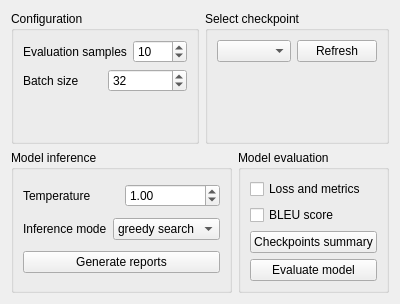
      <widget class="QWidget" name="inferenceTab">
       <attribute name="title">
        <string>Inference</string>
       </attribute>
       <layout class="QVBoxLayout" name="verticalLayout_18">
        <item>
         <layout class="QHBoxLayout" name="horizontalLayout_8">
          <item>
           <widget class="QGroupBox" name="groupBox_9">
            <property name="title">
             <string>Configuration</string>
            </property>
            <layout class="QVBoxLayout" name="verticalLayout_19">
             <item>
              <layout class="QHBoxLayout" name="horizontalLayout_32">
               <item>
                <widget class="QLabel" name="label_15">
                 <property name="text">
                  <string>Evaluation samples</string>
                 </property>
                </widget>
               </item>
               <item>
                <widget class="QSpinBox" name="evalSamples">
                 <property name="minimum">
                  <number>1</number>
                 </property>
                 <property name="maximum">
                  <number>1000</number>
                 </property>
                 <property name="singleStep">
                  <number>0</number>
                 </property>
                 <property name="value">
                  <number>10</number>
                 </property>
                </widget>
               </item>
              </layout>
             </item>
             <item>
              <layout class="QHBoxLayout" name="horizontalLayout_34">
               <item>
                <widget class="QLabel" name="label_19">
                 <property name="text">
                  <string>Batch size</string>
                 </property>
                </widget>
               </item>
               <item>
                <widget class="QSpinBox" name="inferenceBatchSize">
                 <property name="minimum">
                  <number>1</number>
                 </property>
                 <property name="maximum">
                  <number>1024</number>
                 </property>
                 <property name="value">
                  <number>32</number>
                 </property>
                </widget>
               </item>
              </layout>
             </item>
             <item>
              <spacer name="verticalSpacer_9">
               <property name="orientation">
                <enum>Qt::Orientation::Vertical</enum>
               </property>
               <property name="sizeHint" stdset="0">
                <size>
                 <width>20</width>
                 <height>40</height>
                </size>
               </property>
              </spacer>
             </item>
            </layout>
           </widget>
          </item>
          <item>
           <widget class="QGroupBox" name="groupBox_8">
            <property name="title">
             <string>Select checkpoint</string>
            </property>
            <layout class="QVBoxLayout" name="verticalLayout_12">
             <item>
              <layout class="QHBoxLayout" name="horizontalLayout_5">
               <item>
                <widget class="QComboBox" name="checkpointsList"/>
               </item>
               <item>
                <widget class="QPushButton" name="refreshCheckpoints">
                 <property name="text">
                  <string>Refresh</string>
                 </property>
                </widget>
               </item>
              </layout>
             </item>
             <item>
              <spacer name="verticalSpacer_11">
               <property name="orientation">
                <enum>Qt::Orientation::Vertical</enum>
               </property>
               <property name="sizeHint" stdset="0">
                <size>
                 <width>20</width>
                 <height>40</height>
                </size>
               </property>
              </spacer>
             </item>
            </layout>
           </widget>
          </item>
         </layout>
        </item>
        <item>
         <layout class="QHBoxLayout" name="horizontalLayout_14">
          <item>
           <widget class="QGroupBox" name="groupBox_10">
            <property name="title">
             <string>Model inference</string>
            </property>
            <layout class="QVBoxLayout" name="verticalLayout_15">
             <item>
              <layout class="QHBoxLayout" name="horizontalLayout_26">
               <item>
                <widget class="QLabel" name="ITLabel">
                 <property name="text">
                  <string>Temperature</string>
                 </property>
                </widget>
               </item>
               <item>
                <widget class="QDoubleSpinBox" name="inferenceTemp">
                 <property name="maximum">
                  <double>100.000000000000000</double>
                 </property>
                 <property name="singleStep">
                  <double>0.050000000000000</double>
                 </property>
                 <property name="value">
                  <double>1.000000000000000</double>
                 </property>
                </widget>
               </item>
              </layout>
             </item>
             <item>
              <layout class="QHBoxLayout" name="horizontalLayout_33">
               <item>
                <widget class="QLabel" name="IMLabel">
                 <property name="text">
                  <string>Inference mode</string>
                 </property>
                </widget>
               </item>
               <item>
                <widget class="QComboBox" name="inferenceMode">
                 <item>
                  <property name="text">
                   <string>greedy search</string>
                  </property>
                 </item>
                 <item>
                  <property name="text">
                   <string>beam search</string>
                  </property>
                 </item>
                </widget>
               </item>
              </layout>
             </item>
             <item>
              <widget class="QPushButton" name="generateReports">
               <property name="text">
                <string>Generate reports</string>
               </property>
              </widget>
             </item>
            </layout>
           </widget>
          </item>
          <item>
           <widget class="QGroupBox" name="groupBox_7">
            <property name="title">
             <string>Model evaluation</string>
            </property>
            <layout class="QVBoxLayout" name="verticalLayout_21">
             <item>
              <widget class="QCheckBox" name="evalReport">
               <property name="text">
                <string>Loss and metrics</string>
               </property>
              </widget>
             </item>
             <item>
              <widget class="QCheckBox" name="getBLEUScore">
               <property name="text">
                <string>BLEU score</string>
               </property>
              </widget>
             </item>
             <item>
              <widget class="QPushButton" name="checkpointSummary">
               <property name="toolTip">
                <string>&lt;html&gt;&lt;head/&gt;&lt;body&gt;&lt;p&gt;Create checkpoints summary that includes all configurations for each pretrained model&lt;/p&gt;&lt;/body&gt;&lt;/html&gt;</string>
               </property>
               <property name="text">
                <string>Checkpoints summary</string>
               </property>
              </widget>
             </item>
             <item>
              <widget class="QPushButton" name="evaluateModel">
               <property name="text">
                <string>Evaluate model</string>
               </property>
              </widget>
             </item>
            </layout>
           </widget>
          </item>
         </layout>
        </item>
       </layout>
      </widget>
